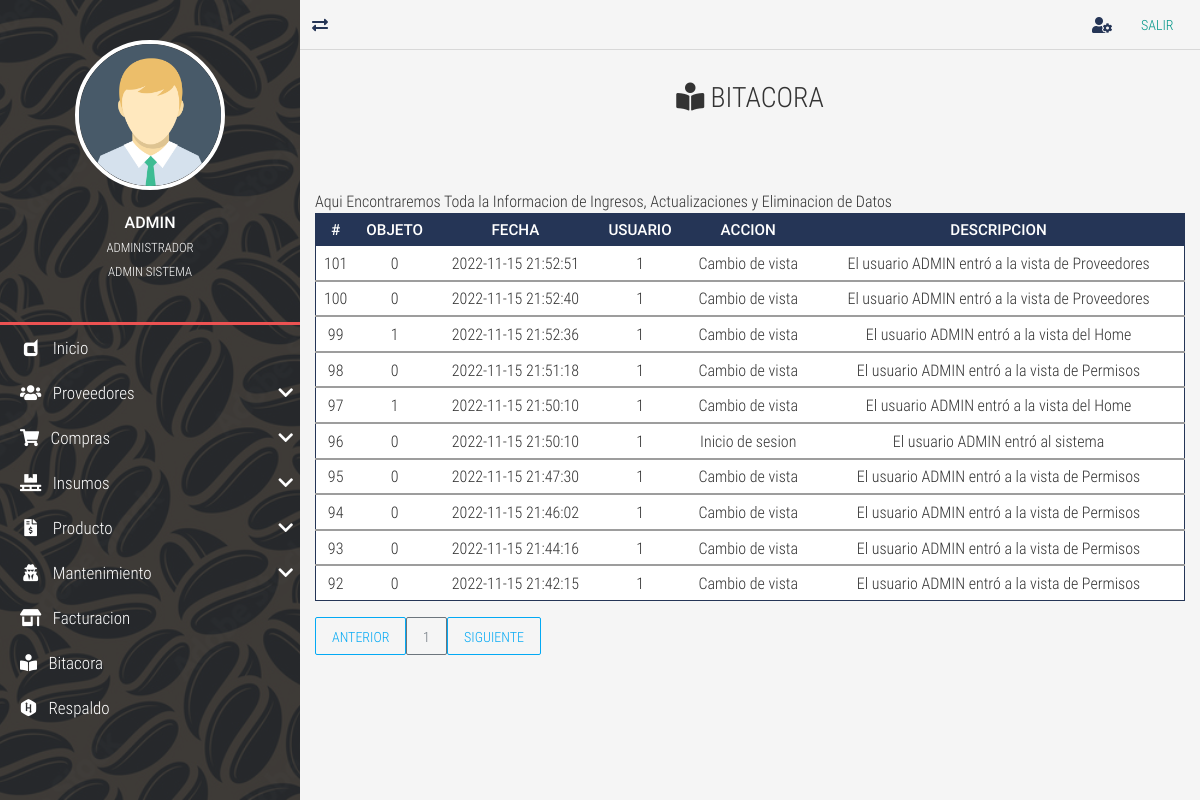
/bitacora/ (signed in), run on an earlier commit of the app's database.
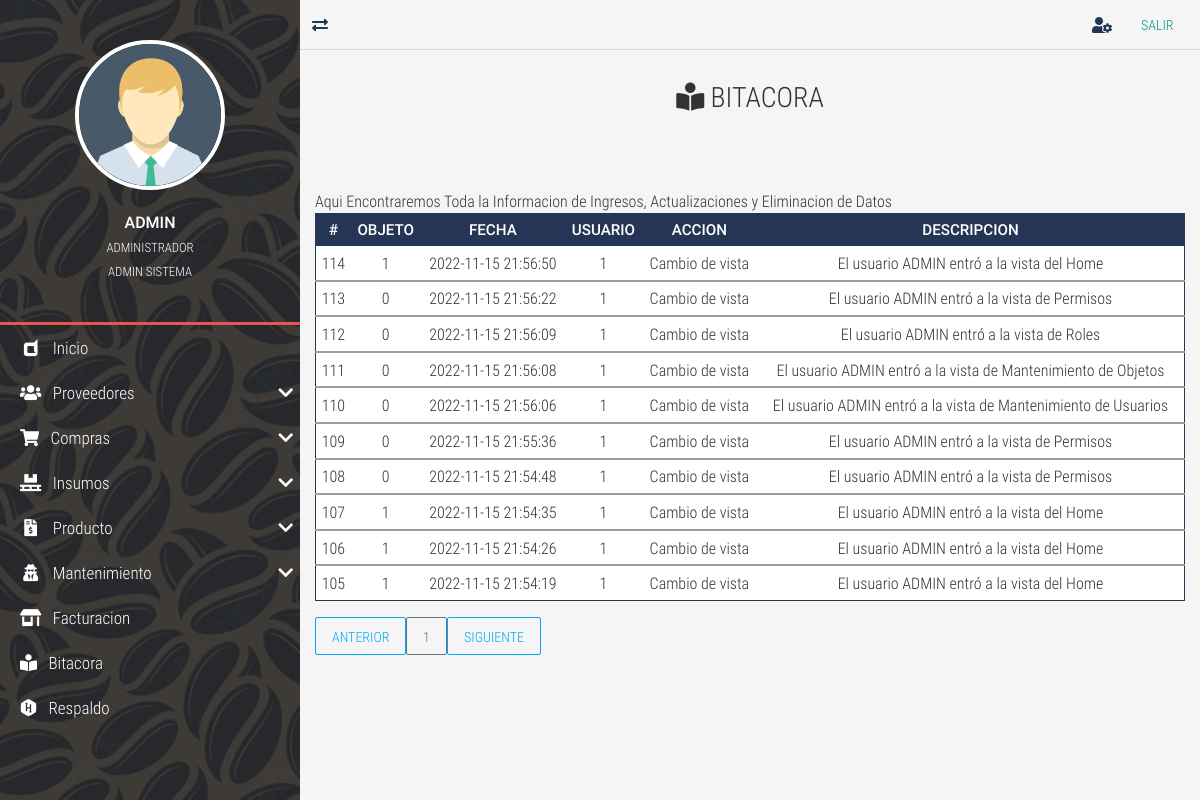
And on a later commit of the database.
### tables this page shows
CREATE TABLE `TBL_bitacora` (
  `id_bitacora` int NOT NULL AUTO_INCREMENT,
  `id_objeto` int DEFAULT NULL,
  `fecha` datetime NOT NULL,
  `id_usuario` int DEFAULT NULL,
  `accion` tinytext NOT NULL COMMENT 'accion realizada si es un ingreso nuevo, actualizacion. eliminacion o una consulta.',
  `descripcion` text,
  PRIMARY KEY (`id_bitacora`),
  KEY `FK_TBL_bitacora_TBL_usuarios` (`id_usuario`),
  CONSTRAINT `FK_TBL_bitacora_TBL_usuarios` FOREIGN KEY (`id_usuario`) REFERENCES `TBL_usuarios` (`id_usuario`)
);

### controladores/vistasControlador.php (called while the page is built, shortened)
<?php
	class vistasControlador extends vistasModelo{
		public function obtener_plantilla_controlador(){
			return require_once "./vistas/plantilla.php";
		}
	}

### index.php (called while the page is built, shortened)
<?php
	require_once "./controladores/vistasControlador.php";
	$plantilla = new vistasControlador();
	$plantilla->obtener_plantilla_controlador();

### vistas/contenidos/bitacora-view.php (the view)
<div class="full-box page-header">
	<h3 class="text-center">
		<i class="fas fa-book-reader"></i> BITACORA
	</h3>
</div>
<div class="container-fluid">
	<div class="table-responsive">
    <caption>Aqui Encontraremos Toda la Informacion de Ingresos, Actualizaciones y  Eliminacion de Datos</caption>
	<table class="table table-dark table-sm" id="tblDatos">
		<thead>
			<tr class="text-center roboto-medium">
				<th>#</th>
				<th>OBJETO</th>
				<th>FECHA</th>
				<th>USUARIO</th>
				<th>ACCION</th>
				<th>DESCRIPCION</th>
			</tr>
		</thead>
		<?php
			include ("./cone.php");
			$sql="SELECT * FROM TBL_bitacora WHERE id_bitacora ORDER BY id_bitacora DESC ";
			$result=mysqli_query($conexion,$sql);
			while($mostrar=mysqli_fetch_assoc ($result)){
		?>
				<tbody>
					<tr class="text-center" >
						<td><?php echo $mostrar['id_bitacora']?></td>
						<td><?php echo $mostrar['id_objeto']?></td>
						<td><?php echo $mostrar['fecha']?></td>
						<td><?php echo $mostrar['id_usuario']?></td>
						<td><?php echo $mostrar['accion']?></td>
						<td><?php echo $mostrar['descripcion']?></td>
					</tr>
				</tbody>
		<?php
			}
		?>
	</table>
	<div id="paginador" class=""></div>

What changed in the data, as far as the page shows it:
no longer on this page (row unchanged): tbl_bitacora: id_bitacora "101", id_objeto "0", fecha "2022-11-15 21:52:51", id_usuario "1", accion "Cambio de vista", descripcion "El usuario ADMIN entró a la vista de Proveedores"
no longer on this page (row unchanged): tbl_bitacora: id_bitacora "100", id_objeto "0", fecha "2022-11-15 21:52:40", id_usuario "1", accion "Cambio de vista", descripcion "El usuario ADMIN entró a la vista de Proveedores"
no longer on this page (row unchanged): tbl_bitacora: id_bitacora "99", id_objeto "1", fecha "2022-11-15 21:52:36", id_usuario "1", accion "Cambio de vista", descripcion "El usuario ADMIN entró a la vista del Home"
no longer on this page (row unchanged): tbl_bitacora: id_bitacora "98", id_objeto "0", fecha "2022-11-15 21:51:18", id_usuario "1", accion "Cambio de vista", descripcion "El usuario ADMIN entró a la vista de Permisos"
no longer on this page (row unchanged): tbl_bitacora: id_bitacora "97", id_objeto "1", fecha "2022-11-15 21:50:10", id_usuario "1", accion "Cambio de vista", descripcion "El usuario ADMIN entró a la vista del Home"
no longer on this page (row unchanged): tbl_bitacora: id_bitacora "96", id_objeto "0", fecha "2022-11-15 21:50:10", id_usuario "1", accion "Inicio de sesion", descripcion "El usuario ADMIN entró al sistema"
no longer on this page (row unchanged): tbl_bitacora: id_bitacora "95", id_objeto "0", fecha "2022-11-15 21:47:30", id_usuario "1", accion "Cambio de vista", descripcion "El usuario ADMIN entró a la vista de Permisos"
no longer on this page (row unchanged): tbl_bitacora: id_bitacora "94", id_objeto "0", fecha "2022-11-15 21:46:02", id_usuario "1", accion "Cambio de vista", descripcion "El usuario ADMIN entró a la vista de Permisos"
no longer on this page (row unchanged): tbl_bitacora: id_bitacora "93", id_objeto "0", fecha "2022-11-15 21:44:16", id_usuario "1", accion "Cambio de vista", descripcion "El usuario ADMIN entró a la vista de Permisos"
no longer on this page (row unchanged): tbl_bitacora: id_bitacora "92", id_objeto "0", fecha "2022-11-15 21:42:15", id_usuario "1", accion "Cambio de vista", descripcion "El usuario ADMIN entró a la vista de Permisos"
added tbl_bitacora: id_bitacora "114", id_objeto "1", fecha "2022-11-15 21:56:50", id_usuario "1", accion "Cambio de vista", descripcion "El usuario ADMIN entró a la vista del Home"
added tbl_bitacora: id_bitacora "113", id_objeto "0", fecha "2022-11-15 21:56:22", id_usuario "1", accion "Cambio de vista", descripcion "El usuario ADMIN entró a la vista de Permisos"
added tbl_bitacora: id_bitacora "112", id_objeto "0", fecha "2022-11-15 21:56:09", id_usuario "1", accion "Cambio de vista", descripcion "El usuario ADMIN entró a la vista de Roles"
added tbl_bitacora: id_bitacora "111", id_objeto "0", fecha "2022-11-15 21:56:08", id_usuario "1", accion "Cambio de vista", descripcion "El usuario ADMIN entró a la vista de Mantenimiento de Objetos"
added tbl_bitacora: id_bitacora "110", id_objeto "0", fecha "2022-11-15 21:56:06", id_usuario "1", accion "Cambio de vista", descripcion "El usuario ADMIN entró a la vista de Mantenimiento de Usuarios"
added tbl_bitacora: id_bitacora "109", id_objeto "0", fecha "2022-11-15 21:55:36", id_usuario "1", accion "Cambio de vista", descripcion "El usuario ADMIN entró a la vista de Permisos"
added tbl_bitacora: id_bitacora "108", id_objeto "0", fecha "2022-11-15 21:54:48", id_usuario "1", accion "Cambio de vista", descripcion "El usuario ADMIN entró a la vista de Permisos"
added tbl_bitacora: id_bitacora "107", id_objeto "1", fecha "2022-11-15 21:54:35", id_usuario "1", accion "Cambio de vista", descripcion "El usuario ADMIN entró a la vista del Home"
added tbl_bitacora: id_bitacora "106", id_objeto "1", fecha "2022-11-15 21:54:26", id_usuario "1", accion "Cambio de vista", descripcion "El usuario ADMIN entró a la vista del Home"
added tbl_bitacora: id_bitacora "105", id_objeto "1", fecha "2022-11-15 21:54:19", id_usuario "1", accion "Cambio de vista", descripcion "El usuario ADMIN entró a la vista del Home"
